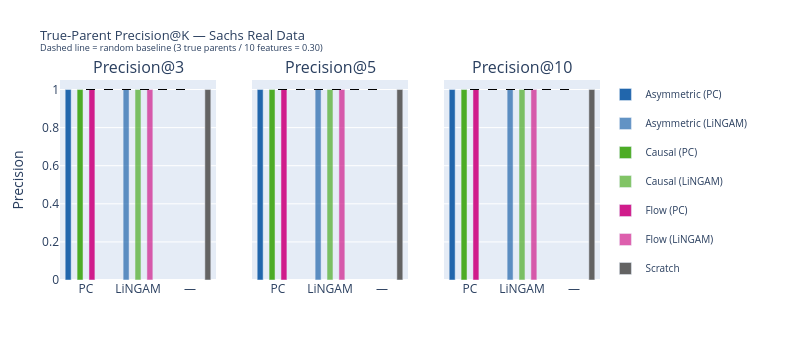

The notebook cell saved with this chart:
### Code cell
# ── 4c: True-parent Precision@K — one subplot per K-value ───────────────────
fig_prec = make_subplots(
    rows=1, cols=len(K_VALUES),
    subplot_titles=[f"Precision@{k}" for k in K_VALUES],
    shared_yaxes=True,
)
LEGEND_SEEN = set()
combos = [(m, g) for m in BASE_METHODS for g in DISC_GRAPHS]

for ci, k in enumerate(K_VALUES, start=1):
    sub = df_metrics[(df_metrics["K"] == k) & (df_metrics["Method"].isin(BASE_METHODS))]
    for meth, g in combos:
        rows = sub[(sub["Method"] == meth) & (sub["Graph"] == g)]
        if rows.empty:
            continue
        name = f"{meth} ({g})"
        show = name not in LEGEND_SEEN
        LEGEND_SEEN.add(name)
        fig_prec.add_trace(
            go.Bar(
                x           = [g],
                y           = [rows.iloc[0]["Precision"]],
                name        = name,
                legendgroup = name,
                showlegend  = show,
                marker_color= METHOD_COLORS[meth],
                opacity     = 0.7 if g == "LiNGAM" else 1.0,
                hovertemplate=f"<b>{name}</b><br>Prec=%{{y:.3f}}<extra></extra>",
            ),
            row=1, col=ci,
        )
    # Scratch precision
    scratch_rows = df_metrics[(df_metrics["K"] == k) & (df_metrics["Method"] == "Scratch")]
    if not scratch_rows.empty:
        fig_prec.add_trace(
            go.Bar(
                x=["—"], y=[scratch_rows.iloc[0]["Precision"]],
                name="Scratch", legendgroup="Scratch",
                showlegend=(ci == 1),
                marker_color=METHOD_COLORS["Scratch"],
                hovertemplate="<b>Scratch</b><br>Prec=%{y:.3f}<extra></extra>",
            ),
            row=1, col=ci,
        )
    # Random baseline line
    random_val = random_base
    fig_prec.add_trace(
        go.Scatter(
            x=["PC", "LiNGAM", "—"], y=[random_val]*3,
            mode="lines", line=dict(dash="dash", color="black", width=1.2),
            name="Random", legendgroup="Random", showlegend=(ci == 1),
            hovertemplate="Random baseline<br>Prec=%{y:.3f}<extra></extra>",
        ),
        row=1, col=ci,
    )

fig_prec.update_layout(
    title=dict(text="True-Parent Precision@K — Sachs Real Data<br>"
               "<sup>Dashed line = random baseline (3 true parents / 10 features = 0.30)</sup>",
               font=dict(size=13)),
    height=360, width=800,
    barmode="group",
    legend=dict(x=1.01, y=1, xanchor="left", font=dict(size=10)),
    margin=dict(l=60, r=200, t=80, b=80),
)
fig_prec.update_yaxes(range=[0, 1.05], title_text="Precision", col=1)
fig_prec.show()

### Figure 1 — Plotly figure (JSON) as saved in the notebook; plotly's stock layout.template omitted (floating-point values rounded to 4 significant figures)
{"data": [{"hovertemplate": "<b>Asymmetric (PC)</b><br>Prec=%{y:.3f}<extra></extra>", "legendgroup": "Asymmetric (PC)", "marker": {"color": "#2166ac"}, "name": "Asymmetric (PC)", "opacity": 1, "showlegend": true, "type": "bar", "x": ["PC"], "xaxis": "x", "y": [1], "yaxis": "y"}, {"hovertemplate": "<b>Asymmetric (LiNGAM)</b><br>Prec=%{y:.3f}<extra></extra>", "legendgroup": "Asymmetric (LiNGAM)", "marker": {"color": "#2166ac"}, "name": "Asymmetric (LiNGAM)", "opacity": 0.7, "showlegend": true, "type": "bar", "x": ["LiNGAM"], "xaxis": "x", "y": [1], "yaxis": "y"}, {"hovertemplate": "<b>Causal (PC)</b><br>Prec=%{y:.3f}<extra></extra>", "legendgroup": "Causal (PC)", "marker": {"color": "#4dac26"}, "name": "Causal (PC)", "opacity": 1, "showlegend": true, "type": "bar", "x": ["PC"], "xaxis": "x", "y": [1], "yaxis": "y"}, {"hovertemplate": "<b>Causal (LiNGAM)</b><br>Prec=%{y:.3f}<extra></extra>", "legendgroup": "Causal (LiNGAM)", "marker": {"color": "#4dac26"}, "name": "Causal (LiNGAM)", "opacity": 0.7, "showlegend": true, "type": "bar", "x": ["LiNGAM"], "xaxis": "x", "y": [1], "yaxis": "y"}, {"hovertemplate": "<b>Flow (PC)</b><br>Prec=%{y:.3f}<extra></extra>", "legendgroup": "Flow (PC)", "marker": {"color": "#d01c8b"}, "name": "Flow (PC)", "opacity": 1, "showlegend": true, "type": "bar", "x": ["PC"], "xaxis": "x", "y": [1], "yaxis": "y"}, {"hovertemplate": "<b>Flow (LiNGAM)</b><br>Prec=%{y:.3f}<extra></extra>", "legendgroup": "Flow (LiNGAM)", "marker": {"color": "#d01c8b"}, "name": "Flow (LiNGAM)", "opacity": 0.7, "showlegend": true, "type": "bar", "x": ["LiNGAM"], "xaxis": "x", "y": [1], "yaxis": "y"}, {"hovertemplate": "<b>Scratch</b><br>Prec=%{y:.3f}<extra></extra>", "legendgroup": "Scratch", "marker": {"color": "#636363"}, "name": "Scratch", "showlegend": true, "type": "bar", "x": ["—"], "xaxis": "x", "y": [1], "yaxis": "y"}, {"hovertemplate": "Random baseline<br>Prec=%{y:.3f}<extra></extra>", "legendgroup": "Random", "line": {"color": "black", "dash": "dash", "width": 1.2}, "mode": "lines", "name": "Random", "showlegend": true, "type": "scatter", "x": ["PC", "LiNGAM", "—"], "xaxis": "x", "y": [1, 1, 1], "yaxis": "y"}, {"hovertemplate": "<b>Asymmetric (PC)</b><br>Prec=%{y:.3f}<extra></extra>", "legendgroup": "Asymmetric (PC)", "marker": {"color": "#2166ac"}, "name": "Asymmetric (PC)", "opacity": 1, "showlegend": false, "type": "bar", "x": ["PC"], "xaxis": "x2", "y": [1], "yaxis": "y2"}, {"hovertemplate": "<b>Asymmetric (LiNGAM)</b><br>Prec=%{y:.3f}<extra></extra>", "legendgroup": "Asymmetric (LiNGAM)", "marker": {"color": "#2166ac"}, "name": "Asymmetric (LiNGAM)", "opacity": 0.7, "showlegend": false, "type": "bar", "x": ["LiNGAM"], "xaxis": "x2", "y": [1], "yaxis": "y2"}, {"hovertemplate": "<b>Causal (PC)</b><br>Prec=%{y:.3f}<extra></extra>", "legendgroup": "Causal (PC)", "marker": {"color": "#4dac26"}, "name": "Causal (PC)", "opacity": 1, "showlegend": false, "type": "bar", "x": ["PC"], "xaxis": "x2", "y": [1], "yaxis": "y2"}, {"hovertemplate": "<b>Causal (LiNGAM)</b><br>Prec=%{y:.3f}<extra></extra>", "legendgroup": "Causal (LiNGAM)", "marker": {"color": "#4dac26"}, "name": "Causal (LiNGAM)", "opacity": 0.7, "showlegend": false, "type": "bar", "x": ["LiNGAM"], "xaxis": "x2", "y": [1], "yaxis": "y2"}, {"hovertemplate": "<b>Flow (PC)</b><br>Prec=%{y:.3f}<extra></extra>", "legendgroup": "Flow (PC)", "marker": {"color": "#d01c8b"}, "name": "Flow (PC)", "opacity": 1, "showlegend": false, "type": "bar", "x": ["PC"], "xaxis": "x2", "y": [1], "yaxis": "y2"}, {"hovertemplate": "<b>Flow (LiNGAM)</b><br>Prec=%{y:.3f}<extra></extra>", "legendgroup": "Flow (LiNGAM)", "marker": {"color": "#d01c8b"}, "name": "Flow (LiNGAM)", "opacity": 0.7, "showlegend": false, "type": "bar", "x": ["LiNGAM"], "xaxis": "x2", "y": [1], "yaxis": "y2"}, {"hovertemplate": "<b>Scratch</b><br>Prec=%{y:.3f}<extra></extra>", "legendgroup": "Scratch", "marker": {"color": "#636363"}, "name": "Scratch", "showlegend": false, "type": "bar", "x": ["—"], "xaxis": "x2", "y": [1], "yaxis": "y2"}, {"hovertemplate": "Random baseline<br>Prec=%{y:.3f}<extra></extra>", "legendgroup": "Random", "line": {"color": "black", "dash": "dash", "width": 1.2}, "mode": "lines", "name": "Random", "showlegend": false, "type": "scatter", "x": ["PC", "LiNGAM", "—"], "xaxis": "x2", "y": [1, 1, 1], "yaxis": "y2"}, {"hovertemplate": "<b>Asymmetric (PC)</b><br>Prec=%{y:.3f}<extra></extra>", "legendgroup": "Asymmetric (PC)", "marker": {"color": "#2166ac"}, "name": "Asymmetric (PC)", "opacity": 1, "showlegend": false, "type": "bar", "x": ["PC"], "xaxis": "x3", "y": [1], "yaxis": "y3"}, {"hovertemplate": "<b>Asymmetric (LiNGAM)</b><br>Prec=%{y:.3f}<extra></extra>", "legendgroup": "Asymmetric (LiNGAM)", "marker": {"color": "#2166ac"}, "name": "Asymmetric (LiNGAM)", "opacity": 0.7, "showlegend": false, "type": "bar", "x": ["LiNGAM"], "xaxis": "x3", "y": [1], "yaxis": "y3"}, {"hovertemplate": "<b>Causal (PC)</b><br>Prec=%{y:.3f}<extra></extra>", "legendgroup": "Causal (PC)", "marker": {"color": "#4dac26"}, "name": "Causal (PC)", "opacity": 1, "showlegend": false, "type": "bar", "x": ["PC"], "xaxis": "x3", "y": [1], "yaxis": "y3"}, {"hovertemplate": "<b>Causal (LiNGAM)</b><br>Prec=%{y:.3f}<extra></extra>", "legendgroup": "Causal (LiNGAM)", "marker": {"color": "#4dac26"}, "name": "Causal (LiNGAM)", "opacity": 0.7, "showlegend": false, "type": "bar", "x": ["LiNGAM"], "xaxis": "x3", "y": [1], "yaxis": "y3"}, {"hovertemplate": "<b>Flow (PC)</b><br>Prec=%{y:.3f}<extra></extra>", "legendgroup": "Flow (PC)", "marker": {"color": "#d01c8b"}, "name": "Flow (PC)", "opacity": 1, "showlegend": false, "type": "bar", "x": ["PC"], "xaxis": "x3", "y": [1], "yaxis": "y3"}, {"hovertemplate": "<b>Flow (LiNGAM)</b><br>Prec=%{y:.3f}<extra></extra>", "legendgroup": "Flow (LiNGAM)", "marker": {"color": "#d01c8b"}, "name": "Flow (LiNGAM)", "opacity": 0.7, "showlegend": false, "type": "bar", "x": ["LiNGAM"], "xaxis": "x3", "y": [1], "yaxis": "y3"}, {"hovertemplate": "<b>Scratch</b><br>Prec=%{y:.3f}<extra></extra>", "legendgroup": "Scratch", "marker": {"color": "#636363"}, "name": "Scratch", "showlegend": false, "type": "bar", "x": ["—"], "xaxis": "x3", "y": [1], "yaxis": "y3"}, {"hovertemplate": "Random baseline<br>Prec=%{y:.3f}<extra></extra>", "legendgroup": "Random", "line": {"color": "black", "dash": "dash", "width": 1.2}, "mode": "lines", "name": "Random", "showlegend": false, "type": "scatter", "x": ["PC", "LiNGAM", "—"], "xaxis": "x3", "y": [1, 1, 1], "yaxis": "y3"}], "layout": {"annotations": [{"font": {"size": 16}, "showarrow": false, "text": "Precision@3", "x": 0.1444, "xanchor": "center", "xref": "paper", "y": 1, "yanchor": "bottom", "yref": "paper"}, {"font": {"size": 16}, "showarrow": false, "text": "Precision@5", "x": 0.5, "xanchor": "center", "xref": "paper", "y": 1, "yanchor": "bottom", "yref": "paper"}, {"font": {"size": 16}, "showarrow": false, "text": "Precision@10", "x": 0.8556, "xanchor": "center", "xref": "paper", "y": 1, "yanchor": "bottom", "yref": "paper"}], "barmode": "group", "height": 360, "legend": {"font": {"size": 10}, "x": 1.01, "xanchor": "left", "y": 1}, "margin": {"b": 80, "l": 60, "r": 200, "t": 80}, "title": {"font": {"size": 13}, "text": "True-Parent Precision@K — Sachs Real Data<br><sup>Dashed line = random baseline (3 true parents / 10 features = 0.30)</sup>"}, "width": 800, "xaxis": {"anchor": "y", "domain": [0, 0.2889]}, "xaxis2": {"anchor": "y2", "domain": [0.3556, 0.6444]}, "xaxis3": {"anchor": "y3", "domain": [0.7111, 1]}, "yaxis": {"anchor": "x", "domain": [0, 1], "range": [0, 1.05], "title": {"text": "Precision"}}, "yaxis2": {"anchor": "x2", "domain": [0, 1], "matches": "y", "showticklabels": false}, "yaxis3": {"anchor": "x3", "domain": [0, 1], "matches": "y", "showticklabels": false}}}
